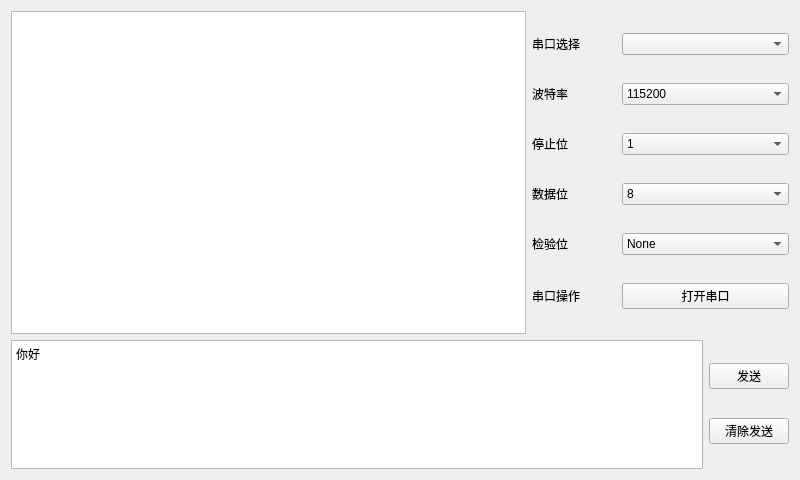
<?xml version="1.0" encoding="UTF-8"?>
<ui version="4.0">
 <class>Widget</class>
 <widget class="QWidget" name="Widget">
  <property name="geometry">
   <rect>
    <x>0</x>
    <y>0</y>
    <width>800</width>
    <height>480</height>
   </rect>
  </property>
  <property name="windowTitle">
   <string>Widget</string>
  </property>
  <layout class="QVBoxLayout" name="verticalLayout_3" stretch="5,2">
   <item>
    <layout class="QHBoxLayout" name="horizontalLayout_8" stretch="4,2">
     <item>
      <widget class="QTextBrowser" name="textBrowser"/>
     </item>
     <item>
      <layout class="QVBoxLayout" name="verticalLayout">
       <item>
        <layout class="QHBoxLayout" name="horizontalLayout" stretch="1,2">
         <item>
          <widget class="QLabel" name="label">
           <property name="text">
            <string>串口选择</string>
           </property>
          </widget>
         </item>
         <item>
          <widget class="QComboBox" name="comboBox"/>
         </item>
        </layout>
       </item>
       <item>
        <layout class="QHBoxLayout" name="horizontalLayout_2" stretch="1,2">
         <item>
          <widget class="QLabel" name="label_2">
           <property name="text">
            <string>波特率</string>
           </property>
          </widget>
         </item>
         <item>
          <widget class="QComboBox" name="comboBox_2">
           <item>
            <property name="text">
             <string>115200</string>
            </property>
           </item>
           <item>
            <property name="text">
             <string>9600</string>
            </property>
           </item>
           <item>
            <property name="text">
             <string>19200</string>
            </property>
           </item>
           <item>
            <property name="text">
             <string>38400</string>
            </property>
           </item>
           <item>
            <property name="text">
             <string>57600</string>
            </property>
           </item>
          </widget>
         </item>
        </layout>
       </item>
       <item>
        <layout class="QHBoxLayout" name="horizontalLayout_3" stretch="1,2">
         <item>
          <widget class="QLabel" name="label_3">
           <property name="text">
            <string>停止位</string>
           </property>
          </widget>
         </item>
         <item>
          <widget class="QComboBox" name="comboBox_3">
           <item>
            <property name="text">
             <string>1</string>
            </property>
           </item>
           <item>
            <property name="text">
             <string>2</string>
            </property>
           </item>
          </widget>
         </item>
        </layout>
       </item>
       <item>
        <layout class="QHBoxLayout" name="horizontalLayout_4" stretch="1,2">
         <item>
          <widget class="QLabel" name="label_4">
           <property name="text">
            <string>数据位</string>
           </property>
          </widget>
         </item>
         <item>
          <widget class="QComboBox" name="comboBox_4">
           <item>
            <property name="text">
             <string>8</string>
            </property>
           </item>
           <item>
            <property name="text">
             <string>5</string>
            </property>
           </item>
           <item>
            <property name="text">
             <string>6</string>
            </property>
           </item>
           <item>
            <property name="text">
             <string>7</string>
            </property>
           </item>
          </widget>
         </item>
        </layout>
       </item>
       <item>
        <layout class="QHBoxLayout" name="horizontalLayout_5" stretch="1,2">
         <item>
          <widget class="QLabel" name="label_5">
           <property name="text">
            <string>检验位</string>
           </property>
          </widget>
         </item>
         <item>
          <widget class="QComboBox" name="comboBox_5">
           <item>
            <property name="text">
             <string>None</string>
            </property>
           </item>
           <item>
            <property name="text">
             <string>Even</string>
            </property>
           </item>
           <item>
            <property name="text">
             <string>Odd</string>
            </property>
           </item>
           <item>
            <property name="text">
             <string>Space</string>
            </property>
           </item>
           <item>
            <property name="text">
             <string>Mark</string>
            </property>
           </item>
          </widget>
         </item>
        </layout>
       </item>
       <item>
        <layout class="QHBoxLayout" name="horizontalLayout_6" stretch="1,2">
         <item>
          <widget class="QLabel" name="label_6">
           <property name="text">
            <string>串口操作</string>
           </property>
          </widget>
         </item>
         <item>
          <widget class="QPushButton" name="pushButton">
           <property name="text">
            <string>打开串口</string>
           </property>
           <property name="checkable">
            <bool>true</bool>
           </property>
          </widget>
         </item>
        </layout>
       </item>
      </layout>
     </item>
    </layout>
   </item>
   <item>
    <layout class="QHBoxLayout" name="horizontalLayout_7">
     <item>
      <widget class="QTextEdit" name="textEdit">
       <property name="html">
        <string>&lt;!DOCTYPE HTML PUBLIC &quot;-//W3C//DTD HTML 4.0//EN&quot; &quot;http://www.w3.org/TR/REC-html40/strict.dtd&quot;&gt;
&lt;html&gt;&lt;head&gt;&lt;meta name=&quot;qrichtext&quot; content=&quot;1&quot; /&gt;&lt;meta charset=&quot;utf-8&quot; /&gt;&lt;style type=&quot;text/css&quot;&gt;
p, li { white-space: pre-wrap; }
hr { height: 1px; border-width: 0; }
li.unchecked::marker { content: &quot;\2610&quot;; }
li.checked::marker { content: &quot;\2612&quot;; }
&lt;/style&gt;&lt;/head&gt;&lt;body style=&quot; font-family:'Microsoft YaHei UI'; font-size:9pt; font-weight:400; font-style:normal;&quot;&gt;
&lt;p style=&quot; margin-top:0px; margin-bottom:0px; margin-left:0px; margin-right:0px; -qt-block-indent:0; text-indent:0px;&quot;&gt;你好&lt;/p&gt;&lt;/body&gt;&lt;/html&gt;</string>
       </property>
      </widget>
     </item>
     <item>
      <layout class="QVBoxLayout" name="verticalLayout_2">
       <item>
        <widget class="QPushButton" name="pushButton_2">
         <property name="text">
          <string>发送</string>
         </property>
        </widget>
       </item>
       <item>
        <widget class="QPushButton" name="pushButton_3">
         <property name="text">
          <string>清除发送</string>
         </property>
        </widget>
       </item>
      </layout>
     </item>
    </layout>
   </item>
  </layout>
 </widget>
 <resources/>
 <connections/>
</ui>
